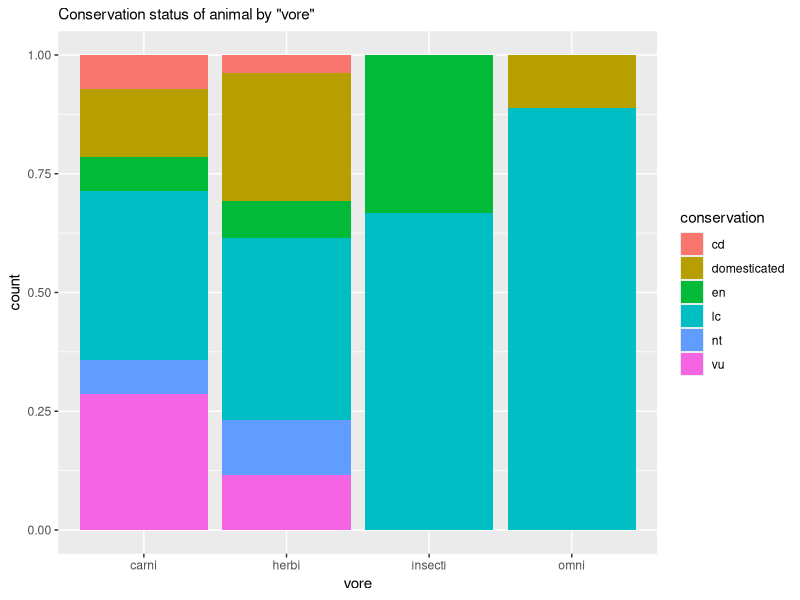
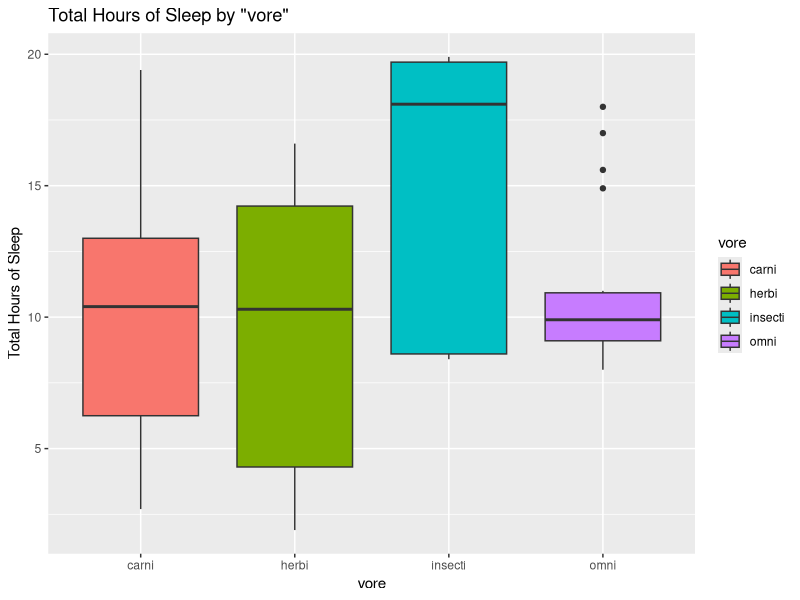
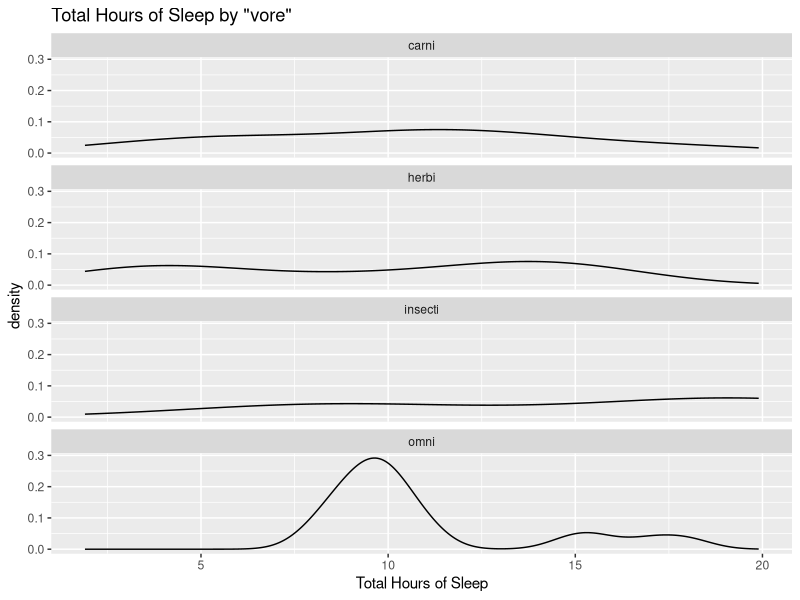
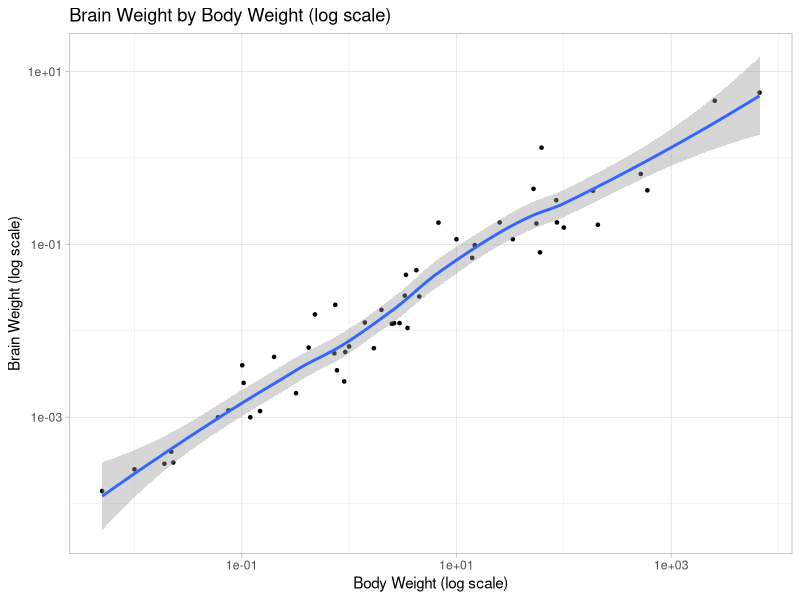
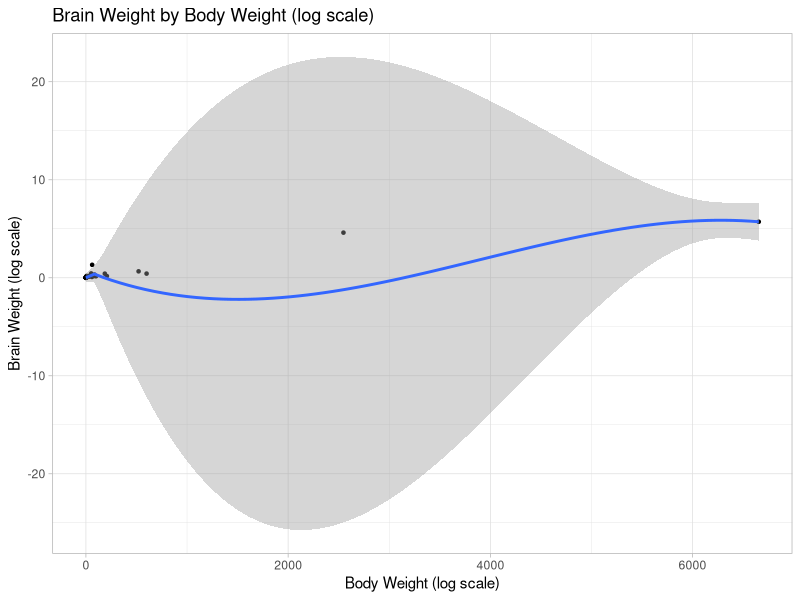

Here is the R script that generated these plots, in order:
## ---- chunk 1
knitr::opts_chunk$set(echo = TRUE)

#  load the tidyverse here -- OR-- load dplyr and ggplot2
library(tidyverse)

## ---- chunk 2
# View and Help
# View(msleep)
# help(msleep)

# Method 1
msleep %>% filter(!is.na(awake),!is.na(name)) %>%  arrange(desc(awake)) %>% select(name,awake) %>% head(6)

# Method 2
# msleep_nameAwake <- msleep %>% select(name,awake) 
# msleep_nameAwake %>% arrange(desc(awake)) %>% head(6)

## ---- chunk 3
msleep %>% filter(!is.na(awake),!is.na(name)) %>% arrange(awake) %>% select(name,awake) %>% head(6)

## ---- chunk 4
mpgby <- msleep %>% group_by(sleep_rem)
msleep %>% group_by(vore) %>% filter(!is.na(vore)) %>% 
                  summarise(meanawake = mean(awake),
                  sdawake = sd(awake),
                  n_vore = n())
                  
## ---- chunk 5

vores_nona <- msleep %>% filter(!is.na(conservation), !is.na(vore))

ggplot(data = vores_nona,
       mapping = aes( x = vore, fill = conservation)) +
    geom_bar(position = 'fill') +
    labs(subtitle = 'Conservation status of animal by "vore"')
## ---- chunk 6
msleep %>% filter(!is.na(vore)) %>%
  ggplot(mapping = aes(x = vore, y = sleep_total, fill = vore)) +
  geom_boxplot() +
  labs( title = 'Total Hours of Sleep by "vore"', y = 'Total Hours of Sleep')

## ---- chunk 7
msleep %>% filter(!is.na(vore)) %>%
  ggplot(mapping = aes(x = sleep_total)) +
  geom_density() +
  labs( title = 'Total Hours of Sleep by "vore"', x = 'Total Hours of Sleep') +
  facet_wrap(~ vore, ncol = 1)
## ---- chunk 8
msleep %>% filter(!is.na(vore)) %>%
  ggplot(mapping = aes(x = bodywt, y=brainwt)) +
  geom_point(size=.9) +
  geom_smooth() +
  scale_x_log10() +  
  scale_y_log10() +
  labs( title = 'Brain Weight by Body Weight (log scale)', x = 'Body Weight (log scale)', y = 'Brain Weight (log scale)') +
  theme_light()

## ---- chunk 9
#  Graph here the same scatterplot without the log transformation
msleep %>% filter(!is.na(vore)) %>%
  ggplot(mapping = aes(x = bodywt, y=brainwt)) +
  geom_point(size=.9) +
  geom_smooth() +
  labs( title = 'Brain Weight by Body Weight (log scale)', x = 'Body Weight (log scale)', y = 'Brain Weight (log scale)') +
  theme_light()
